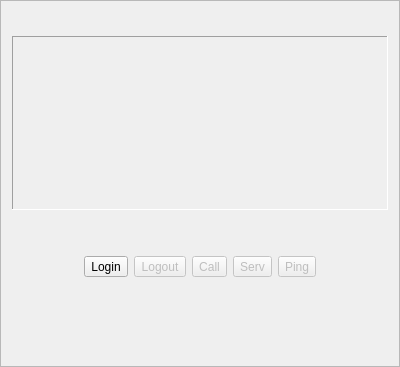
<?xml version="1.0" encoding="UTF-8"?>
<ui version="4.0">
 <class>Node</class>
 <widget class="QFrame" name="Node">
  <property name="geometry">
   <rect>
    <x>0</x>
    <y>0</y>
    <width>400</width>
    <height>367</height>
   </rect>
  </property>
  <property name="windowTitle">
   <string>Frame</string>
  </property>
  <property name="frameShape">
   <enum>QFrame::StyledPanel</enum>
  </property>
  <property name="frameShadow">
   <enum>QFrame::Raised</enum>
  </property>
  <layout class="QVBoxLayout" name="verticalLayout">
   <item>
    <widget class="DLabel" name="status" native="true">
     <property name="minimumSize">
      <size>
       <width>0</width>
       <height>18</height>
      </size>
     </property>
     <property name="text" stdset="0">
      <string/>
     </property>
    </widget>
   </item>
   <item>
    <widget class="QFrame" name="frame">
     <property name="sizePolicy">
      <sizepolicy hsizetype="Preferred" vsizetype="Preferred">
       <horstretch>0</horstretch>
       <verstretch>1</verstretch>
      </sizepolicy>
     </property>
     <property name="frameShape">
      <enum>QFrame::Panel</enum>
     </property>
     <property name="frameShadow">
      <enum>QFrame::Sunken</enum>
     </property>
     <layout class="QVBoxLayout" name="verticalLayout_2">
      <item>
       <widget class="DLabel" name="queueNo" native="true">
        <property name="sizePolicy">
         <sizepolicy hsizetype="Preferred" vsizetype="Preferred">
          <horstretch>0</horstretch>
          <verstretch>1</verstretch>
         </sizepolicy>
        </property>
        <property name="minimumSize">
         <size>
          <width>0</width>
          <height>25</height>
         </size>
        </property>
        <property name="inputMethodHints">
         <set>Qt::ImhNone</set>
        </property>
        <property name="text" stdset="0">
         <string/>
        </property>
       </widget>
      </item>
     </layout>
    </widget>
   </item>
   <item>
    <widget class="DLabel" name="displayedName" native="true">
     <property name="sizePolicy">
      <sizepolicy hsizetype="Preferred" vsizetype="Preferred">
       <horstretch>0</horstretch>
       <verstretch>0</verstretch>
      </sizepolicy>
     </property>
     <property name="minimumSize">
      <size>
       <width>0</width>
       <height>25</height>
      </size>
     </property>
     <property name="text" stdset="0">
      <string/>
     </property>
    </widget>
   </item>
   <item>
    <widget class="QWidget" name="commandWidget" native="true">
     <layout class="QGridLayout" name="gridLayout">
      <item row="0" column="1">
       <widget class="QToolButton" name="toolButton_Login">
        <property name="font">
         <font>
          <pointsize>9</pointsize>
         </font>
        </property>
        <property name="text">
         <string>Login</string>
        </property>
       </widget>
      </item>
      <item row="0" column="4">
       <widget class="QToolButton" name="toolButton_Serving">
        <property name="enabled">
         <bool>false</bool>
        </property>
        <property name="font">
         <font>
          <pointsize>9</pointsize>
         </font>
        </property>
        <property name="text">
         <string>Serv</string>
        </property>
       </widget>
      </item>
      <item row="0" column="5">
       <widget class="QToolButton" name="toolButton_Ping">
        <property name="enabled">
         <bool>false</bool>
        </property>
        <property name="font">
         <font>
          <pointsize>9</pointsize>
         </font>
        </property>
        <property name="text">
         <string>Ping</string>
        </property>
       </widget>
      </item>
      <item row="0" column="6">
       <spacer name="horizontalSpacer_2">
        <property name="orientation">
         <enum>Qt::Horizontal</enum>
        </property>
        <property name="sizeHint" stdset="0">
         <size>
          <width>94</width>
          <height>19</height>
         </size>
        </property>
       </spacer>
      </item>
      <item row="0" column="3">
       <widget class="QToolButton" name="toolButton_Calling">
        <property name="enabled">
         <bool>false</bool>
        </property>
        <property name="font">
         <font>
          <pointsize>9</pointsize>
         </font>
        </property>
        <property name="text">
         <string>Call</string>
        </property>
       </widget>
      </item>
      <item row="0" column="0">
       <spacer name="horizontalSpacer">
        <property name="orientation">
         <enum>Qt::Horizontal</enum>
        </property>
        <property name="sizeHint" stdset="0">
         <size>
          <width>95</width>
          <height>20</height>
         </size>
        </property>
       </spacer>
      </item>
      <item row="0" column="2">
       <widget class="QToolButton" name="toolButton_Logout">
        <property name="enabled">
         <bool>false</bool>
        </property>
        <property name="text">
         <string>Logout</string>
        </property>
       </widget>
      </item>
     </layout>
    </widget>
   </item>
   <item>
    <widget class="DLabel" name="macAddress" native="true">
     <property name="minimumSize">
      <size>
       <width>0</width>
       <height>17</height>
      </size>
     </property>
    </widget>
   </item>
   <item>
    <widget class="DLabel" name="nodeName" native="true">
     <property name="minimumSize">
      <size>
       <width>0</width>
       <height>17</height>
      </size>
     </property>
    </widget>
   </item>
   <item>
    <widget class="DLabel" name="groupCode" native="true">
     <property name="minimumSize">
      <size>
       <width>0</width>
       <height>17</height>
      </size>
     </property>
    </widget>
   </item>
  </layout>
 </widget>
 <customwidgets>
  <customwidget>
   <class>DLabel</class>
   <extends>QWidget</extends>
   <header>DLabel/dlabel.h</header>
   <container>1</container>
  </customwidget>
 </customwidgets>
 <resources/>
 <connections/>
</ui>
